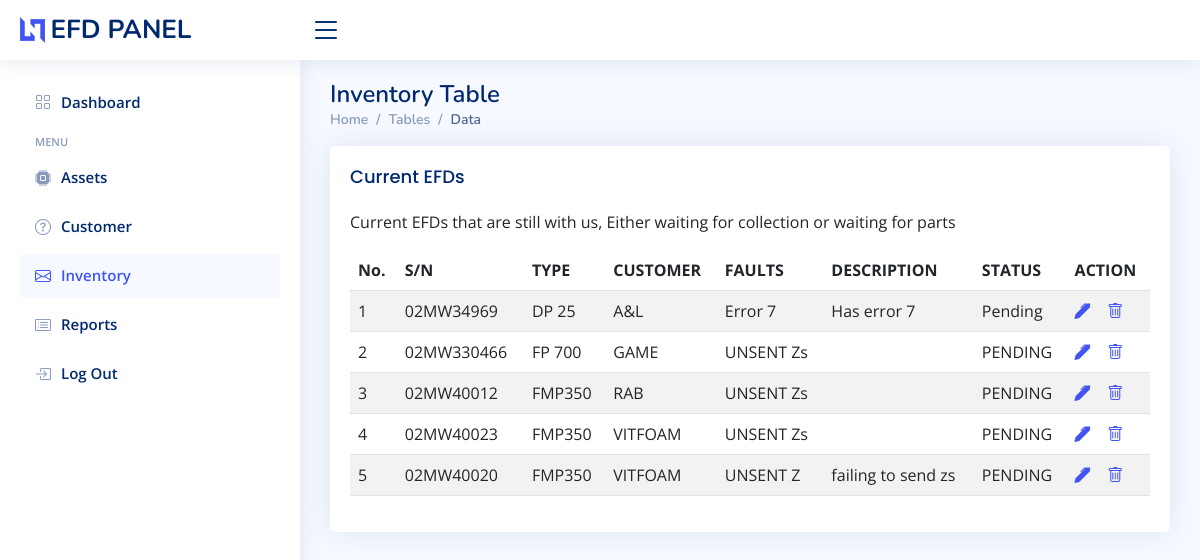
The page /inventory.php (signed in) on the database its author committed.
### tables this page shows
CREATE TABLE IF NOT EXISTS `efdassets` (
  `id` int NOT NULL AUTO_INCREMENT,
  `s_n` varchar(500) DEFAULT NULL,
  `type` varchar(500) DEFAULT NULL,
  `customer` varchar(500) DEFAULT NULL,
  `Fault` varchar(200) DEFAULT NULL,
  `description` text,
  `status` varchar(255) DEFAULT NULL,
  `Date` datetime DEFAULT NULL ON UPDATE CURRENT_TIMESTAMP,
  PRIMARY KEY (`id`)
);

### inventory.php (the view, shortened to what this page needs)
<?php
include('includes/config.php');
?>
<!DOCTYPE html>
<html lang="en">
<head>
  <link href="assets/vendor/bootstrap/css/bootstrap.min.css" rel="stylesheet">
  <link href="assets/vendor/bootstrap-icons/bootstrap-icons.css" rel="stylesheet">
  <link href="assets/vendor/boxicons/css/boxicons.min.css" rel="stylesheet">
  <link href="assets/vendor/quill/quill.snow.css" rel="stylesheet">
  <link href="assets/vendor/quill/quill.bubble.css" rel="stylesheet">
  <link href="assets/vendor/remixicon/remixicon.css" rel="stylesheet">
  <link href="assets/vendor/simple-datatables/style.css" rel="stylesheet">
  <link href="assets/css/style.css" rel="stylesheet">
</head>
<body>
  <header id="header" class="header fixed-top d-flex align-items-center">
    <div class="d-flex align-items-center justify-content-between">
      <a href="dashboard.php" class="logo d-flex align-items-center">
        <img src="assets/img/logo.png" alt="">
        <span class="d-none d-lg-block">EFD PANEL</span>
      </a>
      <i class="bi bi-list toggle-sidebar-btn"></i>
    </div>
  </header>
  <aside id="sidebar" class="sidebar">
    <ul class="sidebar-nav" id="sidebar-nav">
      <li class="nav-item">
        <a class="nav-link collapsed" href="dashboard.php">
          <i class="bi bi-grid"></i>
          <span>Dashboard</span>
        </a>
      </li>
      <li class="nav-heading">Menu</li>
      <li class="nav-item">
        <a class="nav-link collapsed " href="assets.php">
          <i class="bi bi-cpu-fill"></i>
          <span>Assets</span>
        </a>
      </li>
      <li class="nav-item">
        <a class="nav-link collapsed " href="customer.php">
          <i class="bi bi-question-circle"></i>
          <span>Customer</span>
        </a>
      </li>
      <li class="nav-item">
        <a class="nav-link " href="Inventory.php">
          <i class="bi bi-envelope"></i>
          <span>Inventory</span>
        </a>
      </li>
      <li class="nav-item">
        <a class="nav-link collapsed" href="report.php">
          <i class="bi bi-card-list"></i>
          <span>Reports</span>
        </a>
      </li>
      <li class="nav-item">
        <a class="nav-link collapsed" href="login.php">
          <i class="bi bi-box-arrow-in-right"></i>
          <span>Log Out</span>
        </a>
      </li>
    </ul>
  </aside>
  <main id="main" class="main">
    <div class="pagetitle">
        <h1>Inventory Table</h1>
        <nav>
          <ol class="breadcrumb">
            <li class="breadcrumb-item"><a href="dashboard.php">Home</a></li>
            <li class="breadcrumb-item">Tables</li>
            <li class="breadcrumb-item active">Data</li>
          </ol>
        </nav>
      </div>
      <section class="section">
        <div class="row">
          <div class="col-lg-12">
            <div class="card">
              <div class="card-body">
              <h5 class="card-title">Current EFDs</h5>
                <p>Current EFDs that are still with us, Either waiting for collection or waiting for parts</p>
  <div class="table-responsive" >
                <table class="table table-striped datatable">
                  <thead>
                    <tr>
                        <th scope="col">No.</th>
                      <th scope="col">S/N</th>
                      <th scope="col">TYPE</th>
                      <th scope="col">CUSTOMER</th>
                      <th scope="col">FAULTS</th>
                      <th scope="col">DESCRIPTION</th>
                      <th scope="col">STATUS</th>
                      <th scope="col">ACTION</th>
                    </tr>
                  </thead>
                  <tbody>
                  <?php
$ret="select * from efdassets where status = 'Pending' ";
$stmt= $mysqli->prepare($ret) ;
$stmt->execute() ;
$res=$stmt->get_result();
$cnt=1;
while($row=$res->fetch_object())
	  {
	  	?>
<tr><td><?php echo $cnt;;?></td>
<td><?php echo $row->s_n;?></td>
<td><?php echo $row->type;?></td>
<td><?php echo $row->customer;?></td>
<td><?php echo $row->Fault;?></td>
<td><?php echo $row->description;?></td>
<td><?php echo $row->status;?></td>
<td>
<a href="assetseedit.php?id=<?php echo $row->id;?>" title="Edit Record" class="bi bi-pen-fill"></i></a>
<a href="assets.php?del=<?php echo $row->id;?>" title="Delete Record" onclick="return confirm('Do you want to delete');"><i class="bi bi-trash"></i></a></td>
</tr>
									<?php
$cnt=$cnt+1;
									 } ?>
                  </tbody>
                </table>
  </div>
              </div>
            </div>
          </div>
        </div>
      </section>
  </main>
</body>
</html>

### assets/css/style.css (style rules this page uses)
:root { scroll-behavior: smooth; }
body { font-family: "Open Sans", sans-serif; background: #f6f9ff; color: #444444; }
a { color: #4154f1; text-decoration: none; }
h1, h2, h3, h4, h5, h6 { font-family: "Nunito", sans-serif; }
#main { margin-top: 60px; padding: 20px 30px; transition: all 0.3s; }
.pagetitle { margin-bottom: 10px; }
.pagetitle h1 { font-size: 24px; margin-bottom: 0; font-weight: 600; color: #012970; }
.card { margin-bottom: 30px; border: none; border-radius: 5px; box-shadow: 0px 0 30px rgba(1, 41, 112, 0.1); }
.card-title { padding: 20px 0 15px 0; font-size: 18px; font-weight: 500; color: #012970; font-family: "Poppins", sans-serif; }
.card-body { padding: 0 20px 20px 20px; }
.breadcrumb { font-size: 14px; font-family: "Nunito", sans-serif; color: #899bbd; font-weight: 600; }
.breadcrumb a { color: #899bbd; transition: 0.3s; }
.breadcrumb .breadcrumb-item::before { color: #899bbd; }
.breadcrumb .active { color: #51678f; font-weight: 600; }
.logo { line-height: 1; }
@media (min-width: 1200px) { .logo { width: 280px; } }
.logo img { max-height: 26px; margin-right: 6px; }
.logo span { font-size: 26px; font-weight: 700; color: #012970; font-family: "Nunito", sans-serif; }
.header { transition: all 0.5s; z-index: 997; height: 60px; box-shadow: 0px 2px 20px rgba(1, 41, 112, 0.1); background-color: #fff; padding-left: 20px; }
.header .toggle-sidebar-btn { font-size: 32px; padding-left: 10px; cursor: pointer; color: #012970; }
.sidebar { position: fixed; top: 60px; left: 0; bottom: 0; width: 300px; z-index: 996; transition: all 0.3s; padding: 20px; overflow-y: auto; scrollbar-width: thin; scrollbar-color: #aab7cf transparent; box-shadow: 0px 0px 20px rgba(1, 41, 112, 0.1); background-color: #fff; }
@media (min-width: 1200px) { #main, #footer { margin-left: 300px; } }
.sidebar-nav { padding: 0; margin: 0; list-style: none; }
.sidebar-nav li { padding: 0; margin: 0; list-style: none; }
.sidebar-nav .nav-item { margin-bottom: 5px; }
.sidebar-nav .nav-heading { font-size: 11px; text-transform: uppercase; color: #899bbd; font-weight: 600; margin: 10px 0 5px 15px; }
.sidebar-nav .nav-link { display: flex; align-items: center; font-size: 15px; font-weight: 600; color: #4154f1; transition: 0.3; background: #f6f9ff; padding: 10px 15px; border-radius: 4px; }
.sidebar-nav .nav-link i { font-size: 16px; margin-right: 10px; color: #4154f1; }
.sidebar-nav .nav-link.collapsed { color: #012970; background: #fff; }
.sidebar-nav .nav-link.collapsed i { color: #899bbd; }

### rows shown on the page
efdassets: s_n "02MW34969", type "DP 25", customer "A&L", Fault "Error 7", description "Has error 7", status "Pending"
efdassets: s_n "02MW330466", type "FP 700", customer "GAME", Fault "UNSENT Zs", status "PENDING"
efdassets: s_n "02MW40012", type "FMP350", customer "RAB", Fault "UNSENT Zs", status "PENDING"
efdassets: s_n "02MW40023", type "FMP350", customer "VITFOAM", Fault "UNSENT Zs", status "PENDING"
efdassets: s_n "02MW40020", type "FMP350", customer "VITFOAM", Fault "UNSENT Z", description "failing to send zs", status "PENDING"
